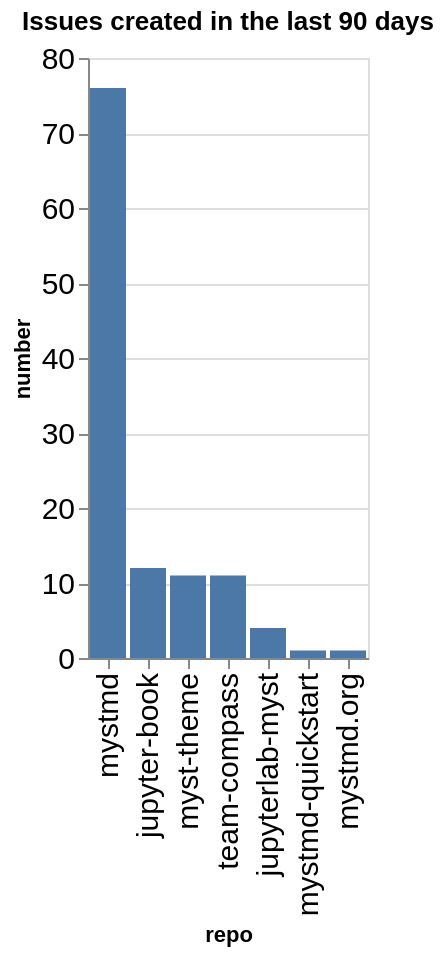

The cell this chart's notebook holds for it:
### Code cell
created_counts = created.groupby(['org', 'repo']).count()['number'].reset_index()
created_counts['org/repo'] = created_counts.apply(lambda a: a['org'] + '/' + a['repo'], axis=1)
sorted_vals = created_counts.sort_values(['org', 'number'], ascending=False)['repo'].values
alt.Chart(data=created_counts, title=f"Issues created in the last {n_days} days").mark_bar().encode(
    x=alt.X('repo', sort=alt.Sort(sorted_vals.tolist())),
    y='number',
)

### Figure 1 — Vega-Lite specification as saved in the notebook (floating-point values rounded to 4 significant figures)
{"config": {"axisLeft": {"labelFontSize": 15}, "axisBottom": {"labelFontSize": 15}}, "data": {"name": "data-baf25abf4a404fc9a2fe2ac394b622d0"}, "mark": {"type": "bar"}, "encoding": {"x": {"field": "repo", "sort": ["mystmd", "jupyter-book", "myst-theme", "team-compass", "jupyterlab-myst", "mystmd-quickstart", "mystmd.org"], "type": "nominal"}, "y": {"field": "number", "type": "quantitative"}}, "title": "Issues created in the last 90 days", "$schema": "https://vega.github.io/schema/vega-lite/v5.20.1.json", "datasets": {"data-baf25abf4a404fc9a2fe2ac394b622d0": [{"org": "jupyter-book", "repo": "jupyter-book", "number": 12, "org/repo": "jupyter-book/jupyter-book"}, {"org": "jupyter-book", "repo": "jupyterlab-myst", "number": 4, "org/repo": "jupyter-book/jupyterlab-myst"}, {"org": "jupyter-book", "repo": "myst-theme", "number": 11, "org/repo": "jupyter-book/myst-theme"}, {"org": "jupyter-book", "repo": "mystmd", "number": 76, "org/repo": "jupyter-book/mystmd"}, {"org": "jupyter-book", "repo": "mystmd-quickstart", "number": 1, "org/repo": "jupyter-book/mystmd-quickstart"}, {"org": "jupyter-book", "repo": "mystmd.org", "number": 1, "org/repo": "jupyter-book/mystmd.org"}, {"org": "jupyter-book", "repo": "team-compass", "number": 11, "org/repo": "jupyter-book/team-compass"}]}}
